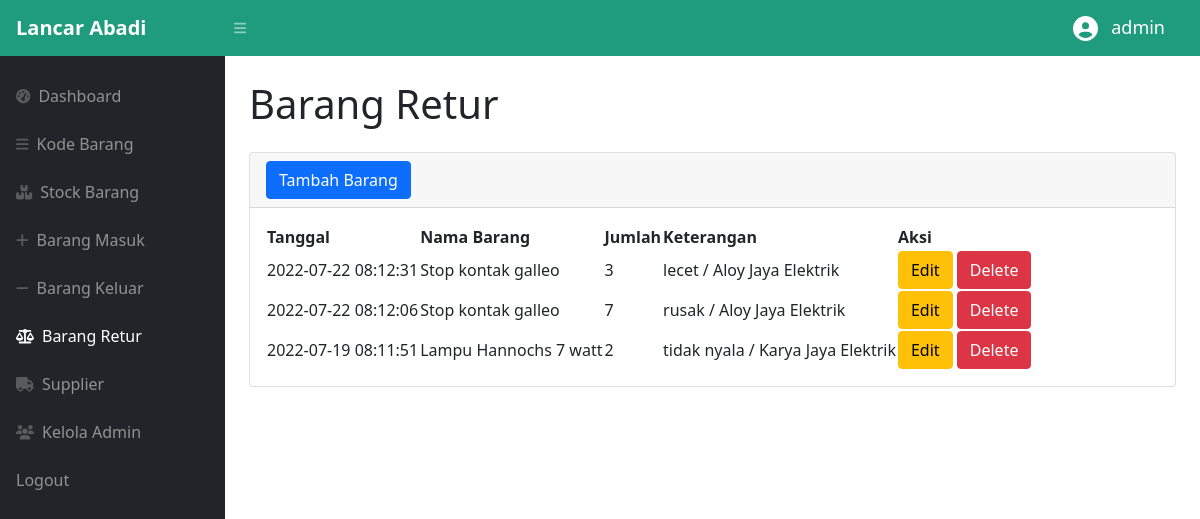
/superAdmin/retur.php (signed in), run on the app's committed database.
### tables this page shows
CREATE TABLE `retur` (
  `idretur` int(11) NOT NULL,
  `idbarang` int(11) NOT NULL,
  `tanggal` timestamp NOT NULL DEFAULT CURRENT_TIMESTAMP,
  `keterangan` varchar(50) NOT NULL,
  `qty` int(11) NOT NULL
);

CREATE TABLE `stock` (
  `idbarang` int(11) NOT NULL,
  `idkodebarang` int(11) NOT NULL,
  `namabarang` varchar(25) NOT NULL,
  `harga` int(11) NOT NULL,
  `stock` int(11) NOT NULL,
  `image` varchar(99) DEFAULT NULL
);

### superAdmin/retur.php (the view, shortened to what this page needs)
<?php
require '../function.php';
?>
<!DOCTYPE html>
<html lang="en">
<head>
    <link href="https://cdn.jsdelivr.net/npm/simple-datatables@latest/dist/style.css" rel="stylesheet" />
    <link href="../css/styles.css" rel="stylesheet" />
</head>
<body class="sb-nav-fixed">
    <nav class="sb-topnav navbar navbar-expand navbar-dark" style="background-color:#1f9c7d;">
        <a class="navbar-brand ps-3" style="font-weight:bold ;" href="dashboard.php">Lancar Abadi</a>
        <button class="btn btn-link btn-sm order-1 order-lg-0 me-4 me-lg-0" id="sidebarToggle" href="#!"><i class="fas fa-bars"></i></button>
        <div class="collapse navbar-collapse justify-content-end">
            <i class="fa-solid fa-circle-user m-2" style="color:white ; height:25px"></i>
            <h6 style="margin: 5px 35px 5px 5px; font-size:18px; color:white">
                <?php
                echo $_SESSION['username'];
                ?>
            </h6>
        </div>
    </nav>
    <div id="layoutSidenav">
        <div id="layoutSidenav_nav">
            <nav class="sb-sidenav accordion sb-sidenav-dark mt-3" id="sidenavAccordion">
                <div class="sb-sidenav-menu">
                    <div class="nav">
                        <a class="nav-link" href="dashboard.php">
                            <div class="sb-nav-link-icon"><i class="fas fa-tachometer-alt"></i></div>
                            Dashboard
                        </a>
                        <a class="nav-link" href="kodeBarang.php">
                            <div class="sb-nav-link-icon"><i class="fas fa-bars"></i></div>
                            Kode Barang
                        </a>
                        <a class="nav-link" href="stockBarang.php">
                            <div class="sb-nav-link-icon"><i class="fas fa-boxes-stacked"></i></div>
                            Stock Barang
                        </a>
                        <a class="nav-link" href="masuk.php">
                            <div class="sb-nav-link-icon"><i class="fas fa-plus"></i></div>
                            Barang Masuk
                        </a>
                        <a class="nav-link" href="keluar.php">
                            <div class="sb-nav-link-icon"><i class="fas fa-minus"></i></div>
                            Barang Keluar
                        </a>
                        <a class="nav-link active" href="retur.php">
                            <div class="sb-nav-link-icon"><i class="fas fa-balance-scale"></i></div>
                            Barang Retur
                        </a>
                        <a class="nav-link" href="supplier.php">
                            <div class="sb-nav-link-icon"><i class="fas fa-truck"></i></div>
                            Supplier
                        </a>
                        <a class="nav-link" href="admin.php">
                            <div class="sb-nav-link-icon"><i class="fas fa-users"></i></div>
                            Kelola Admin
                        </a>
                        <a class="nav-link" href="../logout.php">
                            Logout
                        </a>
                    </div>
                </div>
            </nav>
        </div>
        <div id="layoutSidenav_content">
            <main>
                <div class="container-fluid px-4">
                    <h1 class="mt-4 mb-4">Barang Retur</h1>
                    <div class="card mb-4">
                        <div class="card-header">
                            <button type="button" class="btn btn-primary" data-bs-toggle="modal" data-bs-target="#myModal">
                                Tambah Barang
                            </button>
                        </div>
                        <div class="card-body">
                            <table id="datatablesSimple">
                                <thead>
                                    <tr>
                                        <th>Tanggal</th>
                                        <th>Nama Barang</th>
                                        <th>Jumlah</th>
                                        <th>Keterangan</th>
                                        <th>Aksi</th>
                                    </tr>
                                </thead>
                                <tbody>
                                    <?php
                                    $ambilsemuadatastock = mysqli_query($conn, "select * from retur r,stock s where s.idbarang=r.idbarang order by idretur DESC");
                                    while ($data = mysqli_fetch_array($ambilsemuadatastock)) {
                                        $idr = $data['idretur'];
                                        $tanggal = $data['tanggal'];
                                        $namabarang = $data['namabarang'];
                                        $qty = $data['qty'];
                                        $keterangan = $data['keterangan'];
                                    ?>
                                        <tr>
                                            <td><?= $tanggal ?></td>
                                            <td><?= $namabarang; ?></td>
                                            <td><?= $qty; ?></td>
                                            <td><?= $keterangan; ?></td>
                                            <td>
                                                <button type="button" class="btn btn-warning" data-bs-toggle="modal" data-bs-target="#edit<?= $idr; ?>">
                                                    Edit
                                                </button>
                                                <button type="button" class="btn btn-danger" data-bs-toggle="modal" data-bs-target="#delete<?= $idr; ?>">
                                                    Delete
                                                </button>
                                            </td>
                                        </tr>
                                    <?php
                                    };
                                    ?>
                                </tbody>
                            </table>
                        </div>
                    </div>
                </div>
            </main>
        </div>
    </div>
</body>
</html>

### data on the page
retur: tanggal "2022-07-22 08:12:31", idbarang.namabarang "Stop kontak galleo", qty "3", keterangan "lecet / Aloy Jaya Elektrik"
retur: tanggal "2022-07-22 08:12:06", idbarang.namabarang "Stop kontak galleo", qty "7", keterangan "rusak / Aloy Jaya Elektrik"
retur: tanggal "2022-07-19 08:11:51", idbarang.namabarang "Lampu Hannochs 7 watt", qty "2", keterangan "tidak nyala / Karya Jaya Elektrik"

### other printed values
$_SESSION['username'] "admin"
